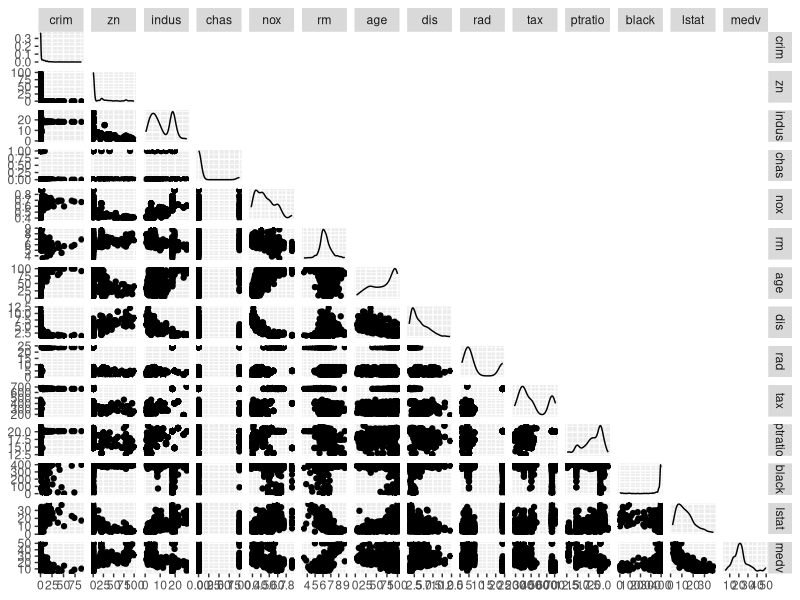
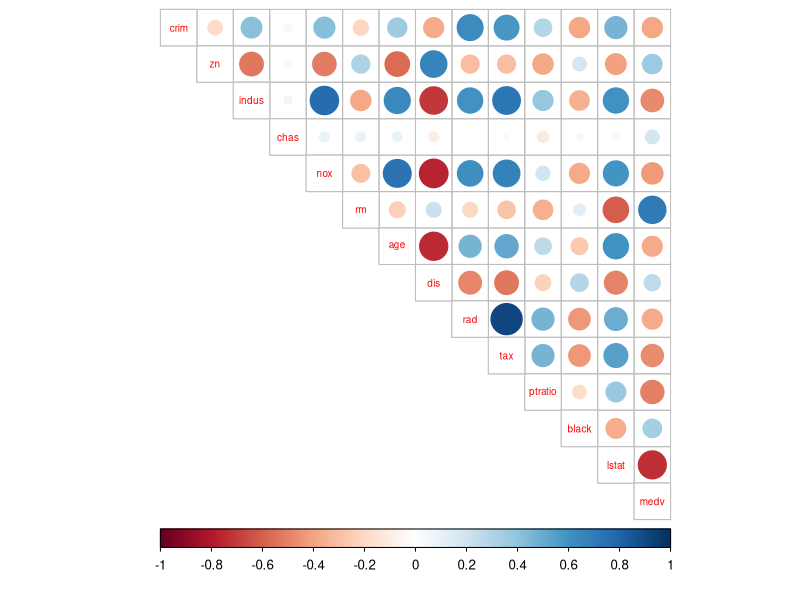
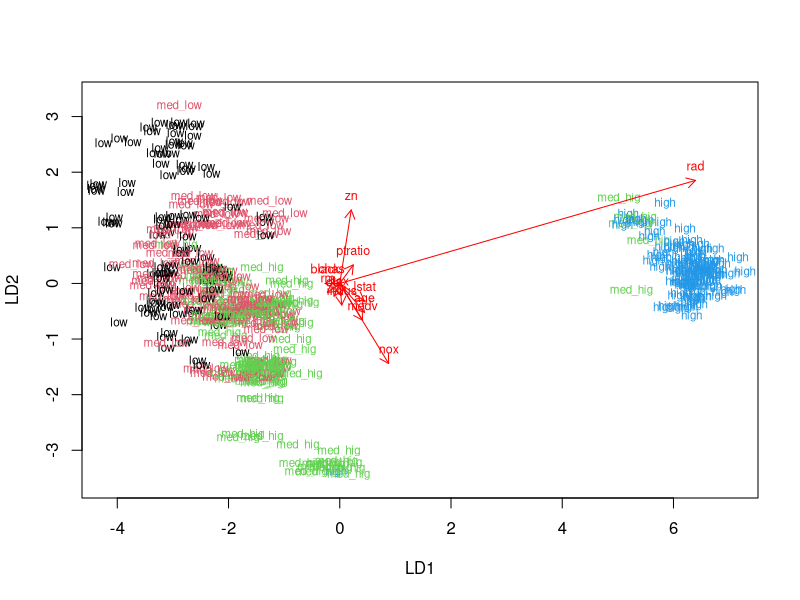

These charts were generated, in order, by the following R code: (Note: this script raises an error after producing the figures.)
## ---- chunk 1
library(MASS)
library(ggplot2)
library(GGally)
library(tidyr)
library(corrplot)
data(Boston)
## ---- chunk 2
str(Boston)
dim(Boston)
## ---- chunk 3
p <- ggpairs(Boston, upper=NULL, lower = list(combo = wrap("facethist", bins = 20)))
p
## ---- chunk 4
# calculate the correlation matrix and round it
cor_matrix<-cor(Boston) 

# print the correlation matrix
cor_matrix <- cor_matrix %>% round(digits=2)

# visualize the correlation matrix
corrplot(cor_matrix, method="circle", type ="upper", cl.pos="b", tl.pos="d", tl.cex=0.6)
## ---- chunk 5
summary(Boston)
## ---- chunk 6
boston_scaled <- scale(Boston)
boston_scaled <- as.data.frame(boston_scaled)
summary(boston_scaled)
## ---- chunk 7
# save the scaled crim as scaled_crim
scaled_crim <- scale(boston_scaled$crim)

# create a quantile vector of crim
bins <- quantile(scaled_crim)

# create a categorical variable 'crime'
crime <- cut(scaled_crim, breaks = bins, include.lowest = TRUE, label=c("low","med_low","med_hig","high") )

# remove original crim from the dataset
boston_scaled <- dplyr::select(boston_scaled, -crim)

# add the new categorical value to scaled data
boston_scaled <- data.frame(boston_scaled, crime)

# number of rows in the Boston dataset 
n <- nrow(Boston)

# choose randomly 80% of the rows
ind <- sample(n,  size = n * 0.8)

# create train set
train <- boston_scaled[ind,]

# create test set 
test <- boston_scaled[-ind,]
## ---- chunk 8
# LDA fit on train-set
lda.fit <- lda(crime ~ . , data = train)

# arrow-function for the plotting
lda.arrows <- function(x, myscale = 1, arrow_heads = 0.1, color = "red", tex = 0.75, choices = c(1,2)){
  heads <- coef(x)
  arrows(x0 = 0, y0 = 0, 
         x1 = myscale * heads[,choices[1]], 
         y1 = myscale * heads[,choices[2]], col=color, length = arrow_heads)
  text(myscale * heads[,choices], labels = row.names(heads), 
       cex = tex, col=color, pos=3)
}

# target classes as numeric (for arrow plot)
classes <- as.numeric(train$crime)

# plot the lda results
plot(lda.fit, dimen = 2, col=classes, pch = classes)
lda.arrows(lda.fit, myscale = 2)
## ---- chunk 9
# save the correct classes from test data
correct_classes <- test$crime

# remove the crime variable from test data
test <- dplyr::select(test, -crime)

# predict classes with test data
lda.pred <- predict(lda.fit, newdata = test)

# cross tabulate the results
table(correct = correct_classes, predicted = lda.pred$class) %>% addmargins()
## ---- chunk 10
data("Boston")
Boston <- scale(Boston)
dist_eu <- dist(Boston)
km <-kmeans(Boston, dist_eu, centers = 2)

# determine the number of clusters
k_max <- 10

# calculate the total within sum of squares
twcss <- sapply(1:k_max, function(k){kmeans(dist_eu, k)$tot.withinss})

# visualize the results
plot(1:k_max, twcss, type='b')

km <-kmeans(Boston, dist_eu, centers = 3)

## ---- chunk 11
# plot the Boston dataset with clusters
pairs(Boston, col = km$cluster)
## ---- chunk 12
# initialtion: load, scale, compute distances and run km-clustring (2-clusters)
data("Boston")
Boston <- scale(Boston)
Boston <- as.data.frame(Boston)
dist_eu <- dist(Boston)
km <-kmeans(Boston, dist_eu, centers = 3)

# LDA
lda.fit <- lda(km$cluster ~ . , data = Boston)

# arrow-function for the plotting
lda.arrows <- function(x, myscale = 1, arrow_heads = 0.1, color = "blue", tex = 0.75, choices = c(1,2)){
  heads <- coef(x)
  arrows(x0 = 0, y0 = 0, 
         x1 = myscale * heads[,choices[1]], 
         y1 = myscale * heads[,choices[2]], col=color, length = arrow_heads)
  text(myscale * heads[,choices], labels = row.names(heads), 
       cex = tex, col=color, pos=3)
}

# target classes as numeric (for arrow plot)
classes <- as.numeric(km$cluster)

# plot the lda results
plot(lda.fit, dimen = 2, col=classes, pch = classes)
lda.arrows(lda.fit, myscale = 3)
